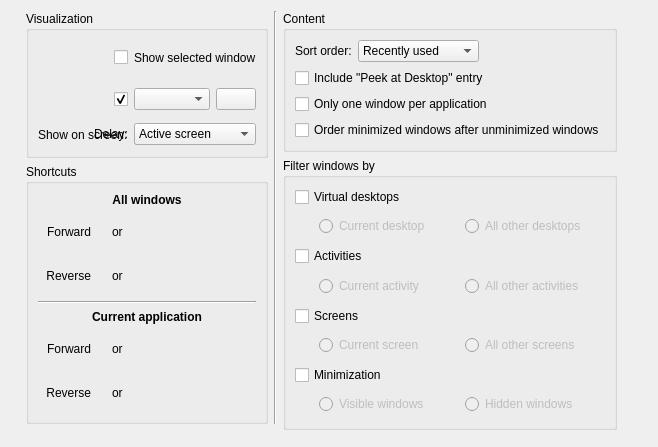
<?xml version="1.0" encoding="UTF-8"?>
<ui version="4.0">
 <class>KWinTabBoxConfigForm</class>
 <widget class="QWidget" name="KWinTabBoxConfigForm">
  <property name="geometry">
   <rect>
    <x>0</x>
    <y>0</y>
    <width>658</width>
    <height>418</height>
   </rect>
  </property>
  <layout class="QHBoxLayout" name="horizontalLayout_2" stretch="1,1,2">
   <item>
    <spacer name="horizontalSpacer_2">
     <property name="orientation">
      <enum>Qt::Horizontal</enum>
     </property>
     <property name="sizeHint" stdset="0">
      <size>
       <width>40</width>
       <height>20</height>
      </size>
     </property>
    </spacer>
   </item>
   <item>
    <layout class="QGridLayout" name="gridLayout_5">
     <item row="0" column="2">
      <widget class="QGroupBox" name="groupBox_3">
       <property name="title">
        <string>Content</string>
       </property>
       <property name="flat">
        <bool>true</bool>
       </property>
       <layout class="QGridLayout" name="gridLayout_2">
        <item row="1" column="0" rowspan="2" colspan="3">
         <widget class="QCheckBox" name="showDesktop">
          <property name="text">
           <string>Include &quot;Peek at Desktop&quot; entry</string>
          </property>
         </widget>
        </item>
        <item row="0" column="1">
         <widget class="QComboBox" name="switchingModeCombo">
          <property name="sizePolicy">
           <sizepolicy hsizetype="MinimumExpanding" vsizetype="Fixed">
            <horstretch>0</horstretch>
            <verstretch>0</verstretch>
           </sizepolicy>
          </property>
          <item>
           <property name="text">
            <string>Recently used</string>
           </property>
          </item>
          <item>
           <property name="text">
            <string>Stacking order</string>
           </property>
          </item>
         </widget>
        </item>
        <item row="3" column="0" colspan="3">
         <widget class="QCheckBox" name="oneAppWindow">
          <property name="text">
           <string>Only one window per application</string>
          </property>
          <property name="checked">
           <bool>false</bool>
          </property>
         </widget>
        </item>
        <item row="4" column="0" colspan="3">
         <widget class="QCheckBox" name="orderMinimized">
          <property name="text">
           <string>Order minimized windows after unminimized windows</string>
          </property>
          <property name="checked">
           <bool>false</bool>
          </property>
         </widget>
        </item>
        <item row="0" column="0">
         <widget class="QLabel" name="label_8">
          <property name="text">
           <string>Sort order:</string>
          </property>
          <property name="buddy">
           <cstring>switchingModeCombo</cstring>
          </property>
         </widget>
        </item>
        <item row="0" column="2">
         <spacer name="horizontalSpacer_4">
          <property name="orientation">
           <enum>Qt::Horizontal</enum>
          </property>
          <property name="sizeHint" stdset="0">
           <size>
            <width>40</width>
            <height>20</height>
           </size>
          </property>
         </spacer>
        </item>
       </layout>
      </widget>
     </item>
     <item row="1" column="2" rowspan="3">
      <widget class="QGroupBox" name="groupBox">
       <property name="title">
        <string>Filter windows by</string>
       </property>
       <property name="flat">
        <bool>true</bool>
       </property>
       <layout class="QVBoxLayout" name="verticalLayout">
        <item>
         <widget class="QCheckBox" name="filterDesktops">
          <property name="text">
           <string>Virtual desktops</string>
          </property>
          <property name="checked">
           <bool>false</bool>
          </property>
         </widget>
        </item>
        <item>
         <widget class="QWidget" name="desktopFilter" native="true">
          <property name="enabled">
           <bool>false</bool>
          </property>
          <layout class="QHBoxLayout" name="horizontalLayout_3">
           <property name="leftMargin">
            <number>0</number>
           </property>
           <property name="topMargin">
            <number>0</number>
           </property>
           <property name="rightMargin">
            <number>0</number>
           </property>
           <property name="bottomMargin">
            <number>0</number>
           </property>
           <item>
            <spacer name="horizontalSpacer_6">
             <property name="orientation">
              <enum>Qt::Horizontal</enum>
             </property>
             <property name="sizeType">
              <enum>QSizePolicy::Fixed</enum>
             </property>
             <property name="sizeHint" stdset="0">
              <size>
               <width>24</width>
               <height>20</height>
              </size>
             </property>
            </spacer>
           </item>
           <item>
            <widget class="QRadioButton" name="currentDesktop">
             <property name="text">
              <string>Current desktop</string>
             </property>
            </widget>
           </item>
           <item>
            <widget class="QRadioButton" name="otherDesktops">
             <property name="text">
              <string>All other desktops</string>
             </property>
            </widget>
           </item>
          </layout>
         </widget>
        </item>
        <item>
         <widget class="QCheckBox" name="filterActivities">
          <property name="text">
           <string>Activities</string>
          </property>
          <property name="checked">
           <bool>false</bool>
          </property>
         </widget>
        </item>
        <item>
         <widget class="QWidget" name="activityFilter" native="true">
          <property name="enabled">
           <bool>false</bool>
          </property>
          <layout class="QHBoxLayout" name="horizontalLayout_4">
           <property name="leftMargin">
            <number>0</number>
           </property>
           <property name="topMargin">
            <number>0</number>
           </property>
           <property name="rightMargin">
            <number>0</number>
           </property>
           <property name="bottomMargin">
            <number>0</number>
           </property>
           <item>
            <spacer name="horizontalSpacer_7">
             <property name="orientation">
              <enum>Qt::Horizontal</enum>
             </property>
             <property name="sizeType">
              <enum>QSizePolicy::Fixed</enum>
             </property>
             <property name="sizeHint" stdset="0">
              <size>
               <width>24</width>
               <height>20</height>
              </size>
             </property>
            </spacer>
           </item>
           <item>
            <widget class="QRadioButton" name="currentActivity">
             <property name="text">
              <string>Current activity</string>
             </property>
            </widget>
           </item>
           <item>
            <widget class="QRadioButton" name="otherActivities">
             <property name="text">
              <string>All other activities</string>
             </property>
            </widget>
           </item>
          </layout>
         </widget>
        </item>
        <item>
         <widget class="QCheckBox" name="filterScreens">
          <property name="text">
           <string>Screens</string>
          </property>
          <property name="checked">
           <bool>false</bool>
          </property>
         </widget>
        </item>
        <item>
         <widget class="QWidget" name="screenFilter" native="true">
          <property name="enabled">
           <bool>false</bool>
          </property>
          <layout class="QHBoxLayout" name="horizontalLayout_7">
           <property name="leftMargin">
            <number>0</number>
           </property>
           <property name="topMargin">
            <number>0</number>
           </property>
           <property name="rightMargin">
            <number>0</number>
           </property>
           <property name="bottomMargin">
            <number>0</number>
           </property>
           <item>
            <spacer name="horizontalSpacer_8">
             <property name="orientation">
              <enum>Qt::Horizontal</enum>
             </property>
             <property name="sizeType">
              <enum>QSizePolicy::Fixed</enum>
             </property>
             <property name="sizeHint" stdset="0">
              <size>
               <width>24</width>
               <height>20</height>
              </size>
             </property>
            </spacer>
           </item>
           <item>
            <widget class="QRadioButton" name="currentScreen">
             <property name="text">
              <string>Current screen</string>
             </property>
            </widget>
           </item>
           <item>
            <widget class="QRadioButton" name="otherScreens">
             <property name="text">
              <string>All other screens</string>
             </property>
            </widget>
           </item>
          </layout>
         </widget>
        </item>
        <item>
         <widget class="QCheckBox" name="filterMinimization">
          <property name="text">
           <string>Minimization</string>
          </property>
          <property name="checked">
           <bool>false</bool>
          </property>
         </widget>
        </item>
        <item>
         <widget class="QWidget" name="minimizationFilter" native="true">
          <property name="enabled">
           <bool>false</bool>
          </property>
          <layout class="QHBoxLayout" name="horizontalLayout_6">
           <property name="leftMargin">
            <number>0</number>
           </property>
           <property name="topMargin">
            <number>0</number>
           </property>
           <property name="rightMargin">
            <number>0</number>
           </property>
           <property name="bottomMargin">
            <number>0</number>
           </property>
           <item>
            <spacer name="horizontalSpacer_9">
             <property name="orientation">
              <enum>Qt::Horizontal</enum>
             </property>
             <property name="sizeType">
              <enum>QSizePolicy::Fixed</enum>
             </property>
             <property name="sizeHint" stdset="0">
              <size>
               <width>24</width>
               <height>20</height>
              </size>
             </property>
            </spacer>
           </item>
           <item>
            <widget class="QRadioButton" name="visibleWindows">
             <property name="text">
              <string>Visible windows</string>
             </property>
            </widget>
           </item>
           <item>
            <widget class="QRadioButton" name="hiddenWindows">
             <property name="text">
              <string>Hidden windows</string>
             </property>
            </widget>
           </item>
          </layout>
         </widget>
        </item>
       </layout>
      </widget>
     </item>
     <item row="3" column="0" rowspan="2">
      <spacer name="verticalSpacer">
       <property name="orientation">
        <enum>Qt::Vertical</enum>
       </property>
       <property name="sizeHint" stdset="0">
        <size>
         <width>20</width>
         <height>40</height>
        </size>
       </property>
      </spacer>
     </item>
     <item row="4" column="2">
      <spacer name="verticalSpacer_2">
       <property name="orientation">
        <enum>Qt::Vertical</enum>
       </property>
       <property name="sizeHint" stdset="0">
        <size>
         <width>20</width>
         <height>40</height>
        </size>
       </property>
      </spacer>
     </item>
     <item row="2" column="0">
      <widget class="QGroupBox" name="groupBox_4">
       <property name="title">
        <string>Shortcuts</string>
       </property>
       <property name="flat">
        <bool>true</bool>
       </property>
       <layout class="QGridLayout" name="gridLayout_4">
        <item row="1" column="0">
         <widget class="QLabel" name="label_3">
          <property name="text">
           <string>Forward</string>
          </property>
          <property name="alignment">
           <set>Qt::AlignRight|Qt::AlignTrailing|Qt::AlignVCenter</set>
          </property>
         </widget>
        </item>
        <item row="3" column="0" colspan="4">
         <widget class="Line" name="line">
          <property name="orientation">
           <enum>Qt::Horizontal</enum>
          </property>
         </widget>
        </item>
        <item row="0" column="0" colspan="4">
         <widget class="QLabel" name="label">
          <property name="font">
           <font>
            <weight>75</weight>
            <bold>true</bold>
           </font>
          </property>
          <property name="text">
           <string>All windows</string>
          </property>
          <property name="alignment">
           <set>Qt::AlignCenter</set>
          </property>
         </widget>
        </item>
        <item row="2" column="0">
         <widget class="QLabel" name="label_4">
          <property name="text">
           <string>Reverse</string>
          </property>
          <property name="alignment">
           <set>Qt::AlignRight|Qt::AlignTrailing|Qt::AlignVCenter</set>
          </property>
         </widget>
        </item>
        <item row="5" column="0">
         <widget class="QLabel" name="label_5">
          <property name="text">
           <string>Forward</string>
          </property>
          <property name="alignment">
           <set>Qt::AlignRight|Qt::AlignTrailing|Qt::AlignVCenter</set>
          </property>
         </widget>
        </item>
        <item row="6" column="0">
         <widget class="QLabel" name="label_6">
          <property name="text">
           <string>Reverse</string>
          </property>
          <property name="alignment">
           <set>Qt::AlignRight|Qt::AlignTrailing|Qt::AlignVCenter</set>
          </property>
         </widget>
        </item>
        <item row="6" column="1" colspan="3">
         <widget class="QWidget" name="scCurrentReverseContainer">
          <layout class="QHBoxLayout" name="scCurrentReverseLayout">
           <item>
            <widget class="KKeySequenceWidget" name="scCurrentReverse" native="true"/>
           </item>
           <item>
           <widget class="QLabel" name="scCurrentReverseOr">
            <property name="text">
             <string>or</string>
            </property>
           </widget>
           </item>
           <item>
            <widget class="KKeySequenceWidget" name="scCurrentReverseAlternate" native="true"/>
           </item>
           <item>
            <spacer name="scCurrentReverseSpacer">
             <property name="orientation">
              <enum>Qt::Horizontal</enum>
             </property>
             <property name="sizeHint" stdset="0">
              <size>
               <width>40</width>
               <height>20</height>
              </size>
             </property>
            </spacer>
           </item>
          </layout>
         </widget>
        </item>
        <item row="5" column="1" colspan="3">
         <widget class="QWidget" name="scCurrentContainer">
          <layout class="QHBoxLayout" name="scCurrentLayout">
           <item>
            <widget class="KKeySequenceWidget" name="scCurrent" native="true"/>
           </item>
           <item>
           <widget class="QLabel" name="scCurrentOr">
            <property name="text">
             <string>or</string>
            </property>
           </widget>
           </item>
           <item>
            <widget class="KKeySequenceWidget" name="scCurrentAlternate" native="true"/>
           </item>
           <item>
            <spacer name="scCurrentSpacer">
             <property name="orientation">
              <enum>Qt::Horizontal</enum>
             </property>
             <property name="sizeHint" stdset="0">
              <size>
               <width>40</width>
               <height>20</height>
              </size>
             </property>
            </spacer>
           </item>
          </layout>
         </widget>
        </item>
        <item row="4" column="0" colspan="4">
         <widget class="QLabel" name="label_2">
          <property name="font">
           <font>
            <weight>75</weight>
            <bold>true</bold>
           </font>
          </property>
          <property name="text">
           <string>Current application</string>
          </property>
          <property name="alignment">
           <set>Qt::AlignCenter</set>
          </property>
         </widget>
        </item>
        <item row="2" column="1" colspan="3">
         <widget class="QWidget" name="scAllReverseContainer">
          <layout class="QHBoxLayout" name="scAllReverseLayout">
           <item>
            <widget class="KKeySequenceWidget" name="scAllReverse" native="true"/>
           </item>
           <item>
           <widget class="QLabel" name="scAllReverseOr">
            <property name="text">
             <string>or</string>
            </property>
           </widget>
           </item>
           <item>
            <widget class="KKeySequenceWidget" name="scAllReverseAlternate" native="true"/>
           </item>
           <item>
            <spacer name="scAllReverseSpacer">
             <property name="orientation">
              <enum>Qt::Horizontal</enum>
             </property>
             <property name="sizeHint" stdset="0">
              <size>
               <width>40</width>
               <height>20</height>
              </size>
             </property>
            </spacer>
           </item>
          </layout>
         </widget>
        </item>
        <item row="1" column="1" colspan="3">
         <widget class="QWidget" name="scAllContainer">
          <layout class="QHBoxLayout" name="scAllLayout">
           <item>
            <widget class="KKeySequenceWidget" name="scAll" native="true"/>
           </item>
           <item>
           <widget class="QLabel" name="scAllOr">
            <property name="text">
             <string>or</string>
            </property>
           </widget>
           </item>
           <item>
            <widget class="KKeySequenceWidget" name="scAllAlternate" native="true"/>
           </item>
           <item>
            <spacer name="scAllSpacer">
             <property name="orientation">
              <enum>Qt::Horizontal</enum>
             </property>
             <property name="sizeHint" stdset="0">
              <size>
               <width>40</width>
               <height>20</height>
              </size>
             </property>
            </spacer>
           </item>
          </layout>
         </widget>
        </item>
       </layout>
      </widget>
     </item>
     <item row="0" column="0" rowspan="2">
      <widget class="QGroupBox" name="groupBox_2">
       <property name="title">
        <string>Visualization</string>
       </property>
       <property name="flat">
        <bool>true</bool>
       </property>
       <layout class="QGridLayout" name="gridLayout_3">
        <item row="0" column="0" alignment="Qt::AlignRight|Qt::AlignVCenter">
         <widget class="QCheckBox" name="kcfg_HighlightWindows">
          <property name="toolTip">
           <string>The currently selected window will be highlighted by fading out all other windows. This option requires desktop effects to be active.</string>
          </property>
          <property name="text">
           <string/>
          </property>
         </widget>
        </item>
        <item row="0" column="1" alignment="Qt::AlignLeft|Qt::AlignVCenter">
         <widget class="QLabel" name="label_HighlightWindows">
          <property name="text">
           <string>Show selected window</string>
          </property>
          <property name="buddy">
           <cstring>kcfg_HighlightWindows</cstring>
          </property>
         </widget>
        </item>
        <item row="1" column="0" alignment="Qt::AlignRight|Qt::AlignVCenter">
         <widget class="QCheckBox" name="kcfg_ShowTabBox">
          <property name="toolTip">
           <string>Enable the window list effect</string>
          </property>
          <property name="text">
           <string/>
          </property>
          <property name="checked">
           <bool>true</bool>
          </property>
         </widget>
        </item>
        <item row="1" column="1">
         <widget class="QWidget" name="widget_6" native="true">
          <layout class="QHBoxLayout" name="horizontalLayout">
           <property name="leftMargin">
            <number>0</number>
           </property>
           <property name="topMargin">
            <number>0</number>
           </property>
           <property name="rightMargin">
            <number>0</number>
           </property>
           <property name="bottomMargin">
            <number>0</number>
           </property>
           <item>
            <widget class="QComboBox" name="effectCombo">
             <property name="sizePolicy">
              <sizepolicy hsizetype="MinimumExpanding" vsizetype="Fixed">
               <horstretch>0</horstretch>
               <verstretch>0</verstretch>
              </sizepolicy>
             </property>
             <property name="toolTip">
              <string>The effect to replace the list window when desktop effects are active.</string>
             </property>
            </widget>
           </item>
           <item>
            <widget class="QPushButton" name="effectPreviewButton">
             <property name="sizePolicy">
              <sizepolicy hsizetype="Minimum" vsizetype="Fixed">
               <horstretch>0</horstretch>
               <verstretch>0</verstretch>
              </sizepolicy>
             </property>
             <property name="icon">
              <iconset theme="view-preview"/>
             </property>
            </widget>
           </item>
          </layout>
         </widget>
        </item>
        <item row="2" column="0" alignment="Qt::AlignRight|Qt::AlignVCenter">
         <widget class="QLabel" name="label_DelayTime">
          <property name="whatsThis">
           <string>The time in milliseconds to wait before showing the task switcher.</string>
          </property>
          <property name="text">
           <string>Delay:</string>
          </property>
          <property name="buddy">
           <cstring>kcfg_DelayTime</cstring>
          </property>
         </widget>
        </item>
        <item row="2" column="1" alignment="Qt::AlignLeft|Qt::AlignVCenter">
         <widget class="QSpinBox" name="kcfg_DelayTime">
          <property name="sizePolicy">
           <sizepolicy hsizetype="Fixed" vsizetype="Fixed">
            <horstretch>0</horstretch>
            <verstretch>0</verstretch>
           </sizepolicy>
          </property>
          <property name="suffix">
           <string> ms</string>
          </property>
          <property name="minimum">
           <number>0</number>
          </property>
          <property name="maximum">
           <number>5000</number>
          </property>
          <property name="singleStep">
           <number>50</number>
          </property>
          <property name="value">
           <number>0</number>
          </property>
          <property name="toolTip">
           <string>Delay before the window list appears</string>
          </property>
         </widget>
        </item>
        <item row="2" column="0">
         <widget class="QLabel" name="label_showScreen">
          <property name="text">
           <string>Show on screen:</string>
          </property>
          <property name="buddy">
           <cstring>showScreenCombo</cstring>
          </property>
         </widget>
        </item>
        <item row="2" column="1">
         <widget class="QComboBox" name="showScreenCombo">
          <property name="sizePolicy">
           <sizepolicy hsizetype="MinimumExpanding" vsizetype="Fixed">
            <horstretch>0</horstretch>
            <verstretch>0</verstretch>
           </sizepolicy>
          </property>
          <property name="toolTip">
           <string>Select which screen the task switcher should be displayed on.</string>
          </property>
          <item>
           <property name="text">
            <string>Active screen</string>
           </property>
          </item>
          <item>
           <property name="text">
            <string>Primary screen</string>
           </property>
          </item>
         </widget>
        </item>
       </layout>
      </widget>
     </item>
     <item row="0" column="1" rowspan="3">
      <widget class="Line" name="line_2">
       <property name="orientation">
        <enum>Qt::Vertical</enum>
       </property>
      </widget>
     </item>
    </layout>
   </item>
   <item>
    <spacer name="horizontalSpacer">
     <property name="orientation">
      <enum>Qt::Horizontal</enum>
     </property>
     <property name="sizeHint" stdset="0">
      <size>
       <width>40</width>
       <height>20</height>
      </size>
     </property>
    </spacer>
   </item>
  </layout>
 </widget>
 <customwidgets>
  <customwidget>
   <class>KKeySequenceWidget</class>
   <extends>QWidget</extends>
   <header>kkeysequencewidget.h</header>
  </customwidget>
 </customwidgets>
 <tabstops>
  <tabstop>kcfg_HighlightWindows</tabstop>
  <tabstop>kcfg_ShowTabBox</tabstop>
  <tabstop>effectCombo</tabstop>
  <tabstop>effectPreviewButton</tabstop>
  <tabstop>showScreenCombo</tabstop>
  <tabstop>switchingModeCombo</tabstop>
  <tabstop>showDesktop</tabstop>
  <tabstop>oneAppWindow</tabstop>
  <tabstop>filterDesktops</tabstop>
  <tabstop>currentDesktop</tabstop>
  <tabstop>otherDesktops</tabstop>
  <tabstop>filterActivities</tabstop>
  <tabstop>currentActivity</tabstop>
  <tabstop>otherActivities</tabstop>
  <tabstop>filterScreens</tabstop>
  <tabstop>currentScreen</tabstop>
  <tabstop>otherScreens</tabstop>
  <tabstop>filterMinimization</tabstop>
  <tabstop>visibleWindows</tabstop>
  <tabstop>hiddenWindows</tabstop>
 </tabstops>
 <resources/>
 <connections>
  <connection>
   <sender>filterDesktops</sender>
   <signal>toggled(bool)</signal>
   <receiver>desktopFilter</receiver>
   <slot>setEnabled(bool)</slot>
   <hints>
    <hint type="sourcelabel">
     <x>541</x>
     <y>172</y>
    </hint>
    <hint type="destinationlabel">
     <x>701</x>
     <y>197</y>
    </hint>
   </hints>
  </connection>
  <connection>
   <sender>filterActivities</sender>
   <signal>toggled(bool)</signal>
   <receiver>activityFilter</receiver>
   <slot>setEnabled(bool)</slot>
   <hints>
    <hint type="sourcelabel">
     <x>543</x>
     <y>222</y>
    </hint>
    <hint type="destinationlabel">
     <x>701</x>
     <y>247</y>
    </hint>
   </hints>
  </connection>
  <connection>
   <sender>filterScreens</sender>
   <signal>toggled(bool)</signal>
   <receiver>screenFilter</receiver>
   <slot>setEnabled(bool)</slot>
   <hints>
    <hint type="sourcelabel">
     <x>555</x>
     <y>272</y>
    </hint>
    <hint type="destinationlabel">
     <x>701</x>
     <y>297</y>
    </hint>
   </hints>
  </connection>
  <connection>
   <sender>filterMinimization</sender>
   <signal>toggled(bool)</signal>
   <receiver>minimizationFilter</receiver>
   <slot>setEnabled(bool)</slot>
   <hints>
    <hint type="sourcelabel">
     <x>558</x>
     <y>322</y>
    </hint>
    <hint type="destinationlabel">
     <x>701</x>
     <y>347</y>
    </hint>
   </hints>
  </connection>
  <connection>
   <sender>kcfg_ShowTabBox</sender>
   <signal>toggled(bool)</signal>
   <receiver>widget_6</receiver>
   <slot>setEnabled(bool)</slot>
   <hints>
    <hint type="sourcelabel">
     <x>164</x>
     <y>125</y>
    </hint>
    <hint type="destinationlabel">
     <x>230</x>
     <y>108</y>
    </hint>
   </hints>
  </connection>
 </connections>
</ui>
